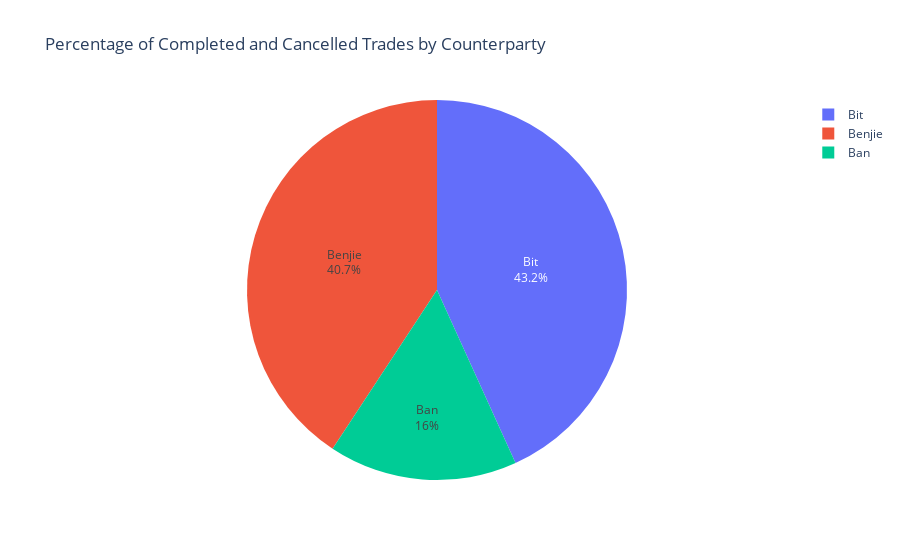

The notebook cell saved with this chart:
### Code cell
import numpy as np
import pandas as pd
import plotly.express as px

num_trades = 50
np.random.seed(0)

trade_data_pie = {
    'Fill Status': np.random.choice([np.nan, '10 mins'], size=num_trades),
    'Trade Sizes': np.random.randint(1, 100, size=num_trades),
    'Face Values': np.random.randint(100, 1000, size=num_trades),
    'Counterparty': np.random.choice(['Benjie', 'Ban', 'Bit'], size=num_trades)
}

# Filter only 'completed' and 'cancelled' orders
filtered_data = pd.DataFrame(trade_data_pie)
filtered_data = filtered_data[filtered_data['Fill Status'].notnull()]

# Group trades by Counterparty and calculate total $FV for completed and non-completed trades
grouped = filtered_data.groupby('Counterparty').apply(
    lambda x: pd.Series({
        'Completed FV': (x['Trade Sizes'] * x['Face Values']).sum()
    })
)

# Calculate percentages for completed trades
grouped['Completed %'] = grouped['Completed FV'] / grouped['Completed FV'].sum() * 100

# Create an interactive pie chart using Plotly
fig = px.pie(grouped, values='Completed %', names=grouped.index, title='Percentage of Completed and Cancelled Trades by Counterparty')
fig.update_traces(textposition='inside', textinfo='percent+label')

fig.show()

### Figure 1 — Plotly figure (JSON) as saved in the notebook; plotly's stock layout.template omitted (floating-point values rounded to 4 significant figures)
{"data": [{"domain": {"x": [0, 1], "y": [0, 1]}, "hovertemplate": "Counterparty=%{label}<br>Completed %=%{value}<extra></extra>", "labels": ["Ban", "Benjie", "Bit"], "legendgroup": "", "name": "", "showlegend": true, "textinfo": "percent+label", "textposition": "inside", "type": "pie", "values": [16.04, 40.74, 43.22]}], "layout": {"legend": {"tracegroupgap": 0}, "title": {"text": "Percentage of Completed and Cancelled Trades by Counterparty"}}}
